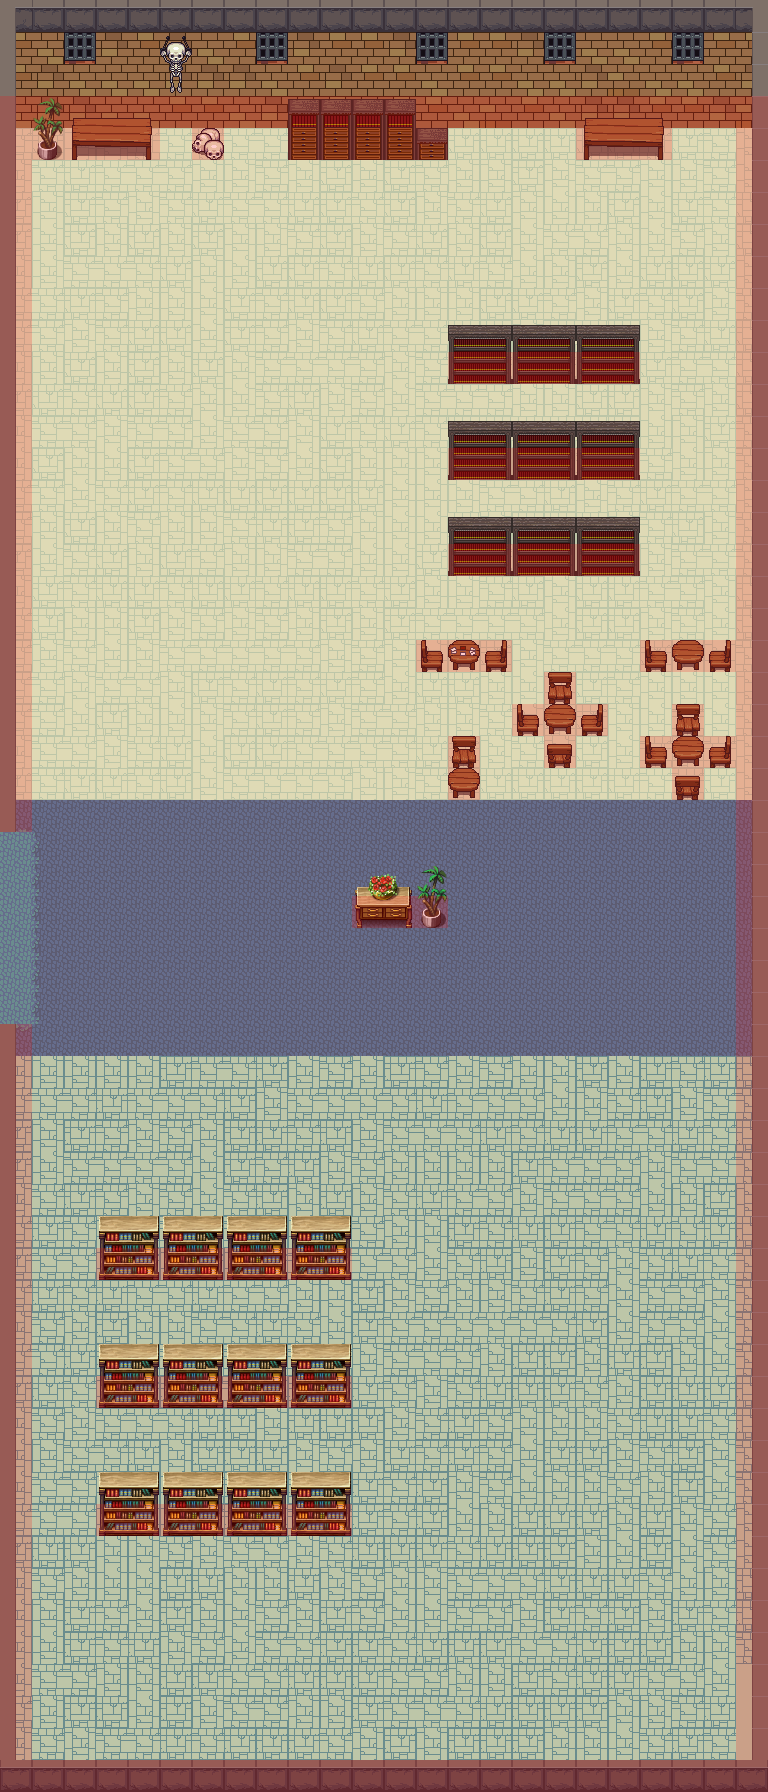

Below is a game level as drawn by its tile map, then a one-line description and the .tmx that defines it (tile-layer data replaced by summaries):
An orthogonal 24x56 tile map with 32x32 px tiles, 6 tile layers (Background, Dungeon, Castle, Foreground, ...), 6 tilesets and 10 objects (2x FollowingEnemy, 2x BasicEnemy, 2x CalpirgEnemy, TalkingNPC, SpawnPoint, ...).

<map version="1.0" tiledversion="1.1.2" orientation="orthogonal" renderorder="right-down" width="24" height="56" tilewidth="32" tileheight="32" infinite="0" nextobjectid="46">
 <tileset firstgid="1" name="meta_tiles" tilewidth="32" tileheight="32" spacing="1" margin="1" tilecount="2" columns="2">
  <image source="meta_tiles.png" width="67" height="34" />
  <tile id="0">
   <properties>
    <property name="Collidable" value="True" />
   </properties>
  </tile>
  <tile id="1">
   <properties>
    <property name="Collectable" value="True" />
   </properties>
  </tile>
 </tileset>
 <tileset firstgid="3" name="dungeonex" tilewidth="32" tileheight="32" tilecount="100" columns="10">
  <image source="dungeonex.png" width="320" height="320" />
 </tileset>
 <tileset firstgid="103" name="terrain" tilewidth="32" tileheight="32" tilecount="1024" columns="32">
  <image source="terrain.png" width="1024" height="1024" />
 </tileset>
 <tileset firstgid="1127" name="magecity" tilewidth="32" tileheight="32" tilecount="360" columns="8">
  <image source="magecity.png" width="256" height="1450" />
 </tileset>
 <tileset firstgid="1487" name="request_finalized_by_nicnubill-d6xcly3" tilewidth="32" tileheight="32" tilecount="256" columns="16">
  <image source="request_finalized_by_nicnubill-d6xcly3.png" width="512" height="512" />
 </tileset>
 <tileset firstgid="1743" name="Castle2_5" tilewidth="32" tileheight="32" tilecount="256" columns="16">
  <image source="Castle2_5.png" width="512" height="512" />
 </tileset>
 <layer name="Background" width="24" height="56">
  <data>[1344 cells, 1344 non-empty, 20 distinct tile ids]</data>
 </layer>
 <layer name="Dungeon" width="24" height="56">
  <data>[1344 cells, 38 non-empty, 16 distinct tile ids]</data>
 </layer>
 <layer name="Castle" width="24" height="56">
  <data>[1344 cells, 45 non-empty, 7 distinct tile ids]</data>
 </layer>
 <layer name="Foreground" width="24" height="56">
  <data>[1344 cells, 59 non-empty, 13 distinct tile ids]</data>
 </layer>
 <layer name="Terrain" width="24" height="56">
  <data>[1344 cells, 150 non-empty, 5 distinct tile ids]</data>
 </layer>
 <layer name="Meta" width="24" height="56">
  <data>[1344 cells, 220 non-empty, 1 distinct tile ids]</data>
 </layer>
 <objectgroup name="Objects">
  <object id="22" name="libGuideNPC" type="TalkingNPC" x="318.564" y="894.753" width="30.015" height="28.3475">
   <properties>
    <property name="message" value="Welcome to UCSB Library! " />
   </properties>
  </object>
  <object id="23" name="followingEnemy" type="FollowingEnemy" x="507.17" y="960.204" width="30.015" height="29.1813" />
  <object id="24" name="basicEnemy" type="BasicEnemy" x="576.833" y="1153.02" width="29.1813" height="30.015" />
  <object id="27" name="followingEnemy" type="FollowingEnemy" x="225.925" y="352.363" width="30.015" height="29.1813" />
  <object id="28" name="basicEnemy" type="BasicEnemy" x="385.017" y="251.873" width="29.1813" height="30.015" />
  <object id="37" name="calpirg" type="CalpirgEnemy" x="390.164" y="1561.21" width="35.482" height="35.482" />
  <object id="38" name="calpirg" type="CalpirgEnemy" x="44.215" y="1626.26" width="35.482" height="35.482" />
  <object id="40" name="SpawnPoint" x="164.322" y="1296.7" width="30.0699" height="30.9543" />
  <object id="42" name="Arbor Loading Zone" type="LoadingZone" x="-48.38" y="833.489" width="64" height="189.767">
   <properties>
    <property name="entrance" value="Library Exit" />
    <property name="world" value="arbor" />
   </properties>
  </object>
  <object id="44" name="Library Entrance" type="Entrance" x="32.4951" y="912.858" width="30.7239" height="29.4949" />
 </objectgroup>
</map>
